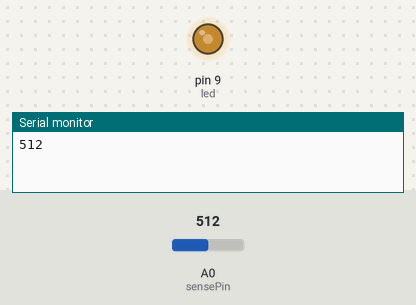
Simulated run of this sketch. Board: Arduino Uno, built with avr-gcc and run on an emulated ATmega328P. On the bench: output pins drawn as LEDs (lit = HIGH), the last lines printed to the serial monitor. The inputs (shaded band) are chosen by the test bench; at power-on: A0 (sensePin) = 512.

Above: at 1.26 s.
1.3 s: A0 (sensePin) set to 900
4.4 s: A0 (sensePin) set to 891
At 7.4 s:
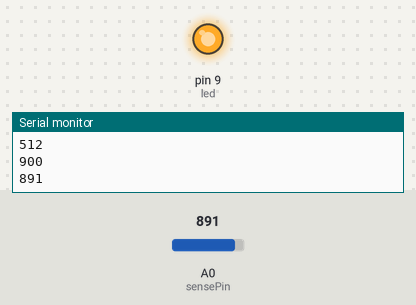
7.5 s: A0 (sensePin) set to 910
At 8.9 s:
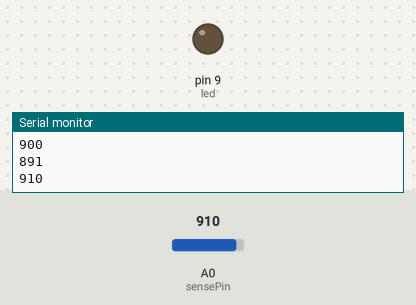
9.7 s: A0 (sensePin) set to 890
At 10.71 s:
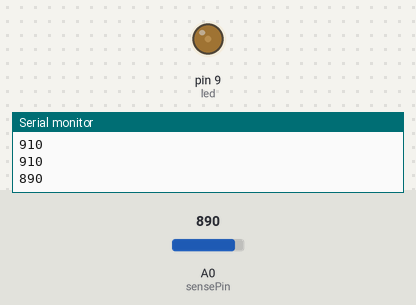
Timing chart, 0 to 13.8 s (numbered marks = the images above; inputs shaded):
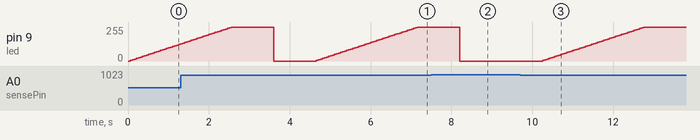

Measured:
- after the input at 4.4 s, pin 9 (led): moves from 0/255 to 255/255 over 2.5 s, starting after 0.25 s
- after the input at 7.5 s, pin 9 (led): 255/255 → 0/255 after 0.70 s
- after the input at 9.7 s, pin 9 (led): moves from 0/255 to 255/255 over 2.5 s, starting after 0.55 s
- by itself, pin 9 (led): rises from 125/255 to 255/255 in 1.3 s, then falls to 0/255 in 1.1 s

The sketch:

wardrobes.ino
```cpp
int sensePin = 0;
int led = 9;
int brightness = 0;
int fadeAmount = 0;

void setup()
{
  analogReference(DEFAULT);//isn't necessary
  pinMode(led,OUTPUT);
  Serial.begin(9600);
}


void loop()
{
  Serial.println(analogRead(sensePin));
  int val = analogRead(sensePin);
  if (val < 900)
  {
    if(brightness != 255)
    {
      brightness = 0;
      for(brightness = 0; brightness <= 255; brightness += 5)
      {
        analogWrite(led,brightness);
        delay(50);
      }
      brightness = 255;
      analogWrite(led,brightness);
    }
  }
  else
  {
    brightness = 0;
    analogWrite(led,brightness);
  }
  delay(1000);
}
```
